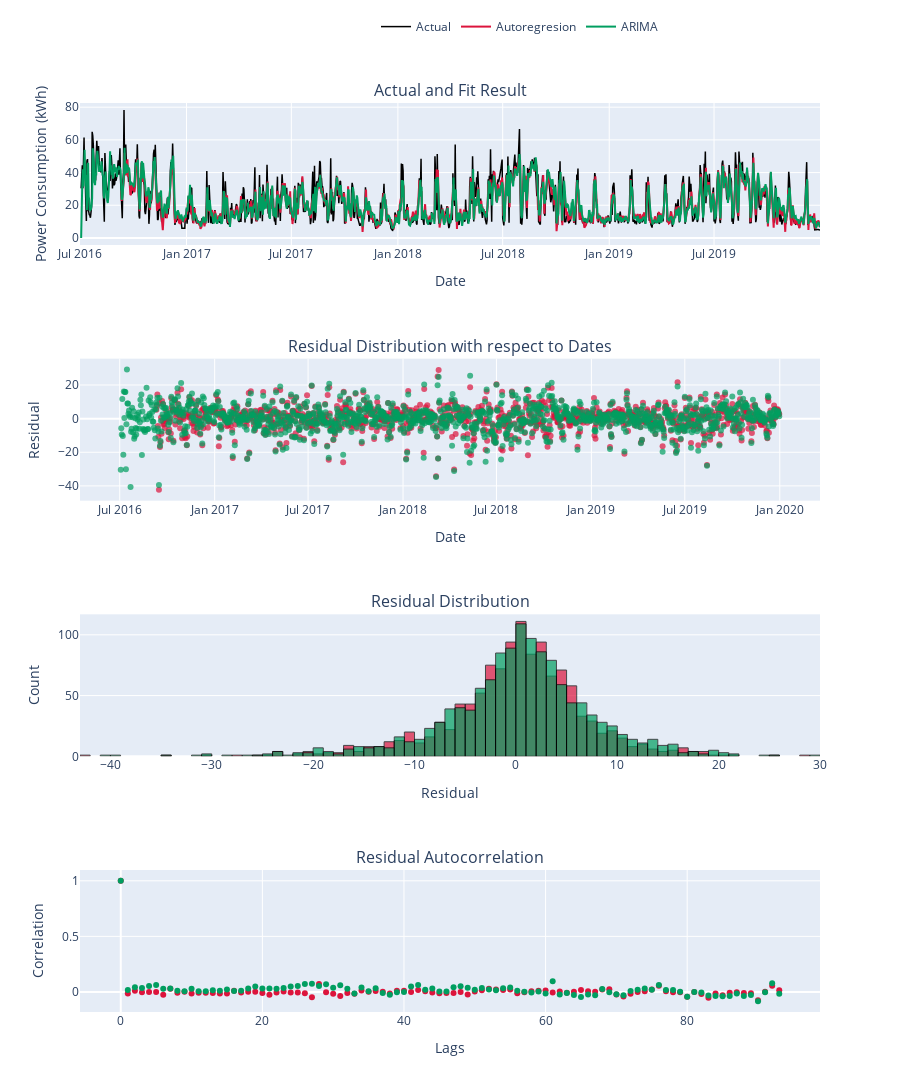

Write notebook code for a chart like this one.
### Code cell
fig = make_subplots(rows=4, cols=1,
                    subplot_titles=["Actual and Fit Result", "Residual Distribution with respect to Dates",
                                    "Residual Distribution", "Residual Autocorrelation"])

diff_models = [go.Scatter(x=train_set["power_date"], y=train_set["value (k_wh)"], line=dict(color="black", width=1.5)
                          , showlegend=True, legendgroup="Actual", name="Actual")
                , go.Scatter(x=autoreg_fitted.index, y=autoreg_fitted["fitted"], line=dict(color="#DC143C")
                             , showlegend=True, legendgroup="Autoregression", name="Autoregresion")
                , go.Scatter(x=arima_fitted.index, y=arima_fitted["predicted_mean"], line=dict(color="#009E60")
                             , showlegend=True, legendgroup="ARIMA", name="ARIMA")
                ]

residual_dist = [go.Scatter(x=autoreg_fitted.index, y=autoreg_fitted["residual"], mode="markers", marker=dict(color="#DC143C", opacity=0.7)
                    , showlegend=False, legendgroup="Autoregression", name="Autoregresion")
                , go.Scatter(x=arima_fitted.index, y=arima_fitted["residual"], mode="markers", marker=dict(color="#009E60", opacity=0.7)
                              , showlegend=False, legendgroup="ARIMA", name="ARIMA")
                 ]

residual_dist_2 = [ go.Histogram(x=autoreg_fitted["residual"], marker=dict(color="#DC143C", line_width=1, line_color="black", opacity=0.7)
                                , showlegend=False, legendgroup="Autoregression", name="Autoregresion")
                    , go.Histogram(x=arima_fitted["residual"], marker=dict(color="#009E60", line_width=1, line_color="black", opacity=0.7)
                                , showlegend=False, legendgroup="ARIMA", name="ARIMA")
                    ]

autoreg_fitted_acf = acf(autoreg_fitted["residual"].dropna(), nlags=93)
arima_fitted_acf = acf(arima_fitted["residual"], nlags=93)
lags = [val for val in range(len(arima_fitted_acf))]


acf_traces = [ go.Scatter(x=lags, y=autoreg_fitted_acf
                             , mode="markers", marker=dict(color="#DC143C")
                             , showlegend=False, legendgroup="Autoregression", name="Autoregresion")
                , go.Scatter(x=lags, y=arima_fitted_acf
                             , mode="markers", marker=dict(color="#009E60")
                             , showlegend=False, legendgroup="ARIMA", name="ARIMA")]

for model in diff_models:
    fig.add_trace(model, row=1, col=1)

for dist in residual_dist:
    fig.add_trace(dist, row=2, col=1)

for dist_2 in residual_dist_2:
    fig.add_trace(dist_2, row=3, col=1)

for acf_val in acf_traces:
    fig.add_trace(acf_val, row=4, col=1)

xaxes = ["Date", "Date", "Residual", "Lags"]
yaxes = ["Power Consumption (kWh)", "Residual", "Count", "Correlation"]

for num, xlabel in enumerate(xaxes):
    fig.update_xaxes(title_text=xlabel, row=num+1)

for num, ylabel in enumerate(yaxes):
    fig.update_yaxes(title_text=ylabel, row=num+1)


fig.update_layout(height=1200, legend=dict(yanchor="top", y=1.1, xanchor="left", x=0.4, orientation="h"), barmode="overlay")

fig.show()

### Figure 1 — Plotly figure (JSON) as saved in the notebook; plotly's stock layout.template omitted (floating-point values rounded to 4 significant figures; data arrays with more than 128 entries replaced by an {"elided": "..."} marker saying what was removed)
{"data": [{"legendgroup": "Actual", "line": {"color": "black", "width": 1.5}, "name": "Actual", "showlegend": true, "type": "scatter", "x": {"elided": "1279 str values"}, "xaxis": "x", "y": {"elided": "1279 float values"}, "yaxis": "y"}, {"legendgroup": "Autoregression", "line": {"color": "#DC143C"}, "name": "Autoregresion", "showlegend": true, "type": "scatter", "x": {"elided": "1277 str values"}, "xaxis": "x", "y": {"elided": "1277 float values"}, "yaxis": "y"}, {"legendgroup": "ARIMA", "line": {"color": "#009E60"}, "name": "ARIMA", "showlegend": true, "type": "scatter", "x": {"elided": "1277 str values"}, "xaxis": "x", "y": {"elided": "1277 float values"}, "yaxis": "y"}, {"legendgroup": "Autoregression", "marker": {"color": "#DC143C", "opacity": 0.7}, "mode": "markers", "name": "Autoregresion", "showlegend": false, "type": "scatter", "x": {"elided": "1277 str values"}, "xaxis": "x2", "y": {"elided": "1277 float values"}, "yaxis": "y2"}, {"legendgroup": "ARIMA", "marker": {"color": "#009E60", "opacity": 0.7}, "mode": "markers", "name": "ARIMA", "showlegend": false, "type": "scatter", "x": {"elided": "1277 str values"}, "xaxis": "x2", "y": {"elided": "1277 float values"}, "yaxis": "y2"}, {"legendgroup": "Autoregression", "marker": {"color": "#DC143C", "line": {"color": "black", "width": 1}, "opacity": 0.7}, "name": "Autoregresion", "showlegend": false, "type": "histogram", "x": {"elided": "1277 float values"}, "xaxis": "x3", "yaxis": "y3"}, {"legendgroup": "ARIMA", "marker": {"color": "#009E60", "line": {"color": "black", "width": 1}, "opacity": 0.7}, "name": "ARIMA", "showlegend": false, "type": "histogram", "x": {"elided": "1277 float values"}, "xaxis": "x3", "yaxis": "y3"}, {"legendgroup": "Autoregression", "marker": {"color": "#DC143C"}, "mode": "markers", "name": "Autoregresion", "showlegend": false, "type": "scatter", "x": [0, 1, 2, 3, 4, 5, 6, 7, 8, 9, 10, 11, 12, 13, 14, 15, 16, 17, 18, 19, 20, 21, 22, 23, 24, 25, 26, 27, 28, 29, 30, 31, 32, 33, 34, 35, 36, 37, 38, 39, 40, 41, 42, 43, 44, 45, 46, 47, 48, 49, 50, 51, 52, 53, 54, 55, 56, 57, 58, 59, 60, 61, 62, 63, 64, 65, 66, 67, 68, 69, 70, 71, 72, 73, 74, 75, 76, 77, 78, 79, 80, 81, 82, 83, 84, 85, 86, 87, 88, 89, 90, 91, 92, 93], "xaxis": "x4", "y": [1, -0.0135, 0.00974, -0.002161, -0.0003111, -0.001674, -0.02566, 0.02883, -0.006736, 0.001216, -0.01334, -0.00748, -0.007614, -0.009227, -0.01403, -0.01514, 0.01112, -0.004746, 0.0007268, 0.002106, -0.009124, -0.02639, -0.004685, 0.004542, -0.004511, -0.005366, -0.01248, -0.04784, 0.0715, -0.00407, -0.01595, -0.03632, -0.009311, -0.01644, 0.01259, 0.001725, 0.007293, 0.001031, -0.01321, 0.01015, 0.01109, -0.0003324, 0.01652, 0.007098, -0.0058, -0.01107, -0.009417, -0.008714, -0.001384, -0.02238, 0.003915, 0.01416, 0.02886, 0.0208, 0.01636, 0.02079, -0.01143, -0.002058, 0.007056, 0.01047, 0.01278, -0.004909, 0.003412, -0.006577, 0.001197, 0.01812, 0.007151, 0.002099, 0.02238, 0.02344, -0.02293, -0.04055, -0.01603, -0.0001433, 0.006507, 0.02265, 0.05635, 0.005412, -0.002326, -0.002874, -0.04237, -0.0002579, -0.01858, -0.05279, -0.01329, -0.02968, -0.008352, -0.003455, -0.01083, -0.011, -0.07452, 0.002332, 0.05599, 0.01448], "yaxis": "y4"}, {"legendgroup": "ARIMA", "marker": {"color": "#009E60"}, "mode": "markers", "name": "ARIMA", "showlegend": false, "type": "scatter", "x": [0, 1, 2, 3, 4, 5, 6, 7, 8, 9, 10, 11, 12, 13, 14, 15, 16, 17, 18, 19, 20, 21, 22, 23, 24, 25, 26, 27, 28, 29, 30, 31, 32, 33, 34, 35, 36, 37, 38, 39, 40, 41, 42, 43, 44, 45, 46, 47, 48, 49, 50, 51, 52, 53, 54, 55, 56, 57, 58, 59, 60, 61, 62, 63, 64, 65, 66, 67, 68, 69, 70, 71, 72, 73, 74, 75, 76, 77, 78, 79, 80, 81, 82, 83, 84, 85, 86, 87, 88, 89, 90, 91, 92, 93], "xaxis": "x4", "y": [1, 0.01823, 0.04163, 0.03571, 0.05377, 0.06117, 0.02959, 0.0305, 0.009509, 0.006059, 0.02897, 0.00651, 0.005173, 0.01564, 0.01031, 0.0228, 0.008614, 0.0112, 0.03008, 0.04844, 0.03083, 0.03122, 0.02762, 0.03636, 0.04808, 0.05239, 0.072, 0.07326, 0.05252, 0.06829, 0.03757, 0.05976, 0.02849, -0.01401, 0.04088, 0.006983, 0.03242, -0.009809, -0.02563, -0.002437, -0.00111, 0.04969, 0.06153, 0.02053, 0.03126, 0.004533, 0.003185, 0.04207, 0.05131, 0.03739, 0.0191, 0.03508, 0.02266, 0.01561, 0.03303, 0.03919, 0.01013, 0.000656, -0.005655, 0.003535, -0.01518, 0.09644, -0.02378, -0.009395, -0.02853, -0.04499, -0.02277, -0.02999, 0.0266, -0.002127, -0.02177, -0.03089, 0.008275, 0.02049, 0.03091, 0.01925, 0.06276, 0.01726, 0.01646, 0.001162, -0.0438, -0.0008805, -0.005712, -0.03301, -0.03682, -0.03997, -0.03784, -0.01521, -0.03659, -0.02786, -0.08308, -0.002693, 0.07849, -0.01732], "yaxis": "y4"}], "layout": {"annotations": [{"font": {"size": 16}, "showarrow": false, "text": "Actual and Fit Result", "x": 0.5, "xanchor": "center", "xref": "paper", "y": 1, "yanchor": "bottom", "yref": "paper"}, {"font": {"size": 16}, "showarrow": false, "text": "Residual Distribution with respect to Dates", "x": 0.5, "xanchor": "center", "xref": "paper", "y": 0.7188, "yanchor": "bottom", "yref": "paper"}, {"font": {"size": 16}, "showarrow": false, "text": "Residual Distribution", "x": 0.5, "xanchor": "center", "xref": "paper", "y": 0.4375, "yanchor": "bottom", "yref": "paper"}, {"font": {"size": 16}, "showarrow": false, "text": "Residual Autocorrelation", "x": 0.5, "xanchor": "center", "xref": "paper", "y": 0.1562, "yanchor": "bottom", "yref": "paper"}], "barmode": "overlay", "height": 1200, "legend": {"orientation": "h", "x": 0.4, "xanchor": "left", "y": 1.1, "yanchor": "top"}, "xaxis": {"anchor": "y", "domain": [0, 1], "title": {"text": "Date"}}, "xaxis2": {"anchor": "y2", "domain": [0, 1], "title": {"text": "Date"}}, "xaxis3": {"anchor": "y3", "domain": [0, 1], "title": {"text": "Residual"}}, "xaxis4": {"anchor": "y4", "domain": [0, 1], "title": {"text": "Lags"}}, "yaxis": {"anchor": "x", "domain": [0.8438, 1], "title": {"text": "Power Consumption (kWh)"}}, "yaxis2": {"anchor": "x2", "domain": [0.5625, 0.7188], "title": {"text": "Residual"}}, "yaxis3": {"anchor": "x3", "domain": [0.2812, 0.4375], "title": {"text": "Count"}}, "yaxis4": {"anchor": "x4", "domain": [0, 0.1562], "title": {"text": "Correlation"}}}}
